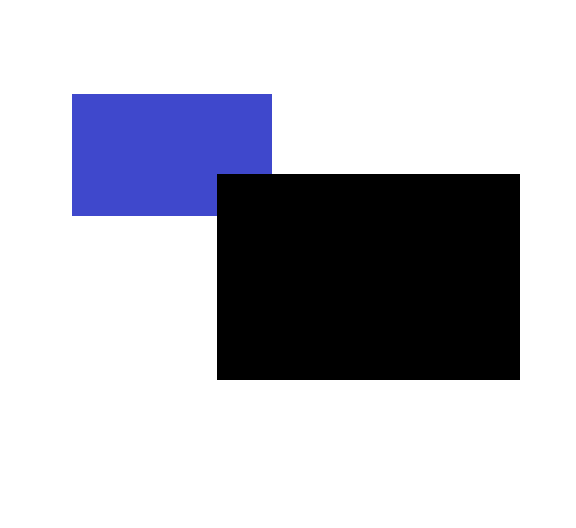
#> input picture img_eraser/images/test4.png, 576 x 528 px
$ python main.py
#> lines starting #> are read from the running program, lines starting #| are printed output that depends on the picture; after the words box and inside, x2 and y2 are one past the last pixel; in counts of white or black regions, pixels touching at a corner belong together
import numpy
import matplotlib.pyplot as plt
from PIL import Image
import os
import cv2
import colorsys

def rgb_to_hsv(r, g, b):
    r, g, b = r/255.0, g/255.0, b/255.0
    mx = max(r, g, b)
    mn = min(r, g, b)
    df = mx-mn
    if mx == mn:
        h = 0
    elif mx == r:
        h = (60 * ((g-b)/df) + 360) % 360
    elif mx == g:
        h = (60 * ((b-r)/df) + 120) % 360
    elif mx == b:
        h = (60 * ((r-g)/df) + 240) % 360
    if mx == 0:
        s = 0
    else:
        s = (df/mx)*100
    v = mx*100
    return h, s, v

#def replacer(w, h):

backgroundcolor = (255, 255, 255)
color = []
pixel_coor = []

coor = []

img = Image.open("images/test4.png")
#> img is the input picture: PIL image 576x528 RGB; mean R, G, B 188.7, 189.4, 199

#efface la couleur sélectionner
for i in range(img.width):
    for y in range(img.height):
        #print("checking pixels " + str(i) + "|" + str(y))
        r,v,b = img.getpixel((i,y))
        r_,v_,b_ = img.getpixel((i-1,y))

        #classe toute les couleurs présentes sur l'image
        if (r,v,b) != backgroundcolor:


            color.append((r,v,b))
            pixel_coor.append((i,y))

        """#couleur à effacer
        if img.getpixel((i, y)) == (0, 0, 0):
            img.putpixel((i, y), (255, 255, 255))"""
#> after the loop, color = 84508 items; pixel_coor = 84508 items

#remplace la couleur choisie par la couleur de l'arrière plan
for i in range(len(color)):
    if color[i] == (0, 0, 0):
        #print("replacing pixels " + str(i) + "/" + str(len(color)))
        img.putpixel(pixel_coor[i],backgroundcolor)
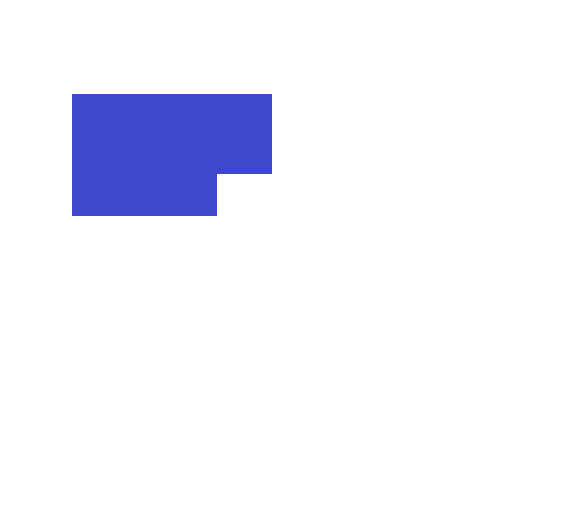
#> img: PIL image 576x528 RGB; mean R, G, B 241.1, 241.7, 251.3

#créer une image temporaire
plt.imsave('temp.png', numpy.array(img))

#refait la forme si celle ci n'était pas complete
img_pxl = numpy.array(img)
img_ = cv2.imread('temp.png')

#si plusieurs shape couleur sélectioné pour disparaître

p_color = (0, 0, 0)


hsv = cv2.cvtColor(img_, cv2.COLOR_BGR2HSV)
#> hsv: shape (528, 576, 3); mean H, S, V 8.6, 12.8, 251.3

mask1 = cv2.inRange(hsv, (0, 50, 20), (370, 370, 370))
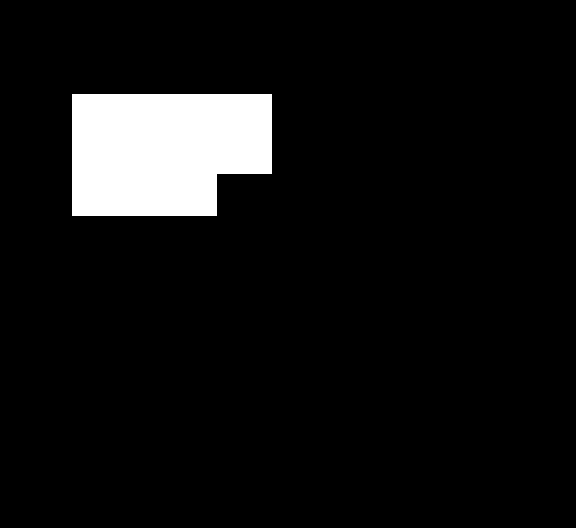
#> mask1: shape (528, 576); 7.3% white; 1 white region, box (x1, y1, x2, y2) and area: (72, 94, 272, 216) 22090
mask2 = cv2.inRange(hsv, (175, 50, 50), (180, 255, 255))
#> mask2: shape (528, 576); every value is 0

mask = cv2.bitwise_or(mask1, mask2)

#pour avoir la couleur de la forme à reconstruire
for i in range(len(color)):
    if color[i] != (0,0,0):
        r, g, b = color[i]

        (h, s, v) = rgb_to_hsv(r, g, b)
        gilbert = (int(h), int(s), int(v))
        if gilbert != (0, 0, 0):
            p_color = (int(r), int(g), int(b))
#> this loop made 84508 passes

contours, _ = cv2.findContours(mask, cv2.RETR_TREE, cv2.CHAIN_APPROX_SIMPLE)


cv2.imshow("uwu", mask)
cv2.waitKey(0)

for contour in contours:
    x, y, w, h = cv2.boundingRect(contour)
    print(p_color)
    cv2.rectangle(img_, (x, y), (x+ w, y + h), p_color, -1)
#> this loop made 1 pass
#| (63, 72, 204)
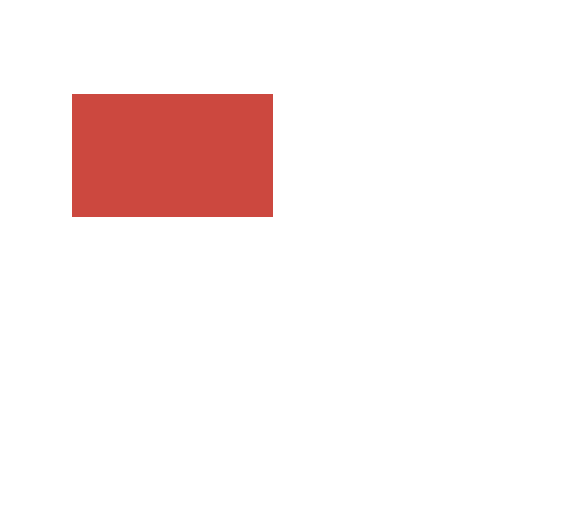
#> img_: shape (528, 576, 3); mean B, G, R 239.4, 240.1, 250.9


#enregistre le résultat
try:
    os.remove('temp.png')
    os.remove('output.png') #pensez à déplacer le fichier si vous voulez sauvegarder le rendu précédent
except:
    print("pas de fichier output préalablement créé")

plt.imsave('output.png', numpy.array(img_))
#img.show()
